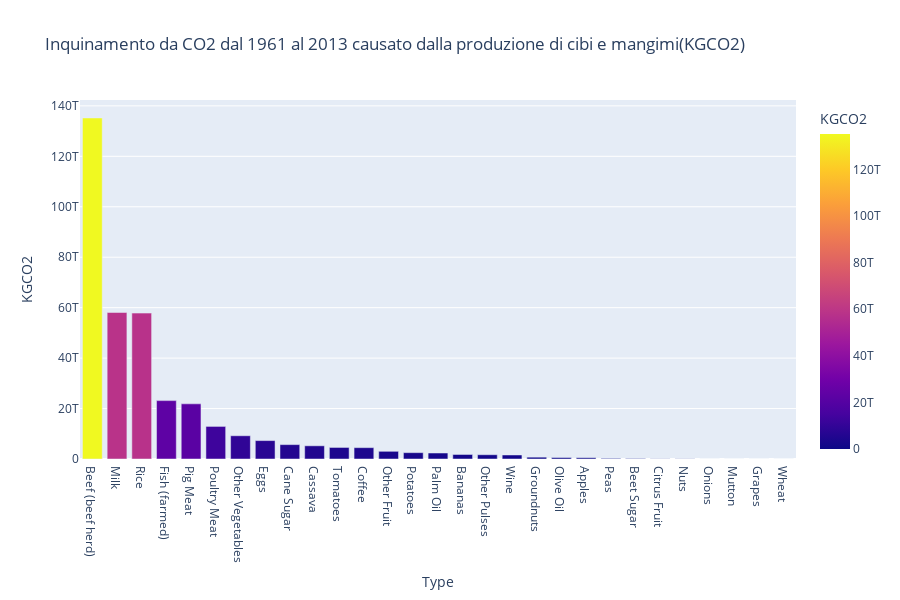

Write notebook code for a chart like this one.
### Markdown cell above
# Calcolo l'inquinamento da CO2 di tutti i cibi e mangimi

### Code cell
# Estrazione dei tipi di alimento
Food_types = Food_feed_df["Type"].drop_duplicates().to_list()
Food_types_CO2KG = [Food_Production_df[Food_Production_df["Food product"] == food_type]["Total_emissions"].to_list() for food_type in Food_types]

Feed_types = Feed_items["Type"].drop_duplicates().to_list()
Feed_types_CO2KG = [Food_Production_df[Food_Production_df["Food product"] == feed_type]["Total_emissions"].to_list() for feed_type in Feed_types]

# Creazione del dizionario
Food_types_CO2KG_dict = dict()
Feed_types_CO2KG_dict = dict()

# Creazione del dizionario
for i in range(len(Food_types)):
     Food_types_CO2KG_dict[Food_types[i]] = 0

     if len(Food_types_CO2KG[i]) != 0:
          Food_types_CO2KG_dict[Food_types[i]] = Food_types_CO2KG[i][0]

for index, record in Food_feed_df.iterrows():
     Food_type = record["Type"]
     if Food_type in Food_types_CO2KG_dict.keys():
          Food_feed_df.at[index, "KGCO2"] =  Food_feed_df.at[index, "Tonnes"] * Food_types_CO2KG_dict[Food_type] * 1000
          Food_feed_df.at[index, "TonnesCO2"] = Food_feed_df.at[index, "Tonnes"] * Food_types_CO2KG_dict[Food_type]

for i in range(len(Feed_types)):
     Feed_types_CO2KG_dict[Feed_types[i]] = 0

     if len(Feed_types_CO2KG[i]) != 0:
          Feed_types_CO2KG_dict[Feed_types[i]] = Feed_types_CO2KG[i][0]

for index, record in Feed_items.iterrows():
     Feed_type = record["Type"]
     if Feed_type in Feed_types_CO2KG_dict.keys():
          Feed_items.at[index, "KGCO2"] =  Feed_items.at[index, "Tonnes"] * Feed_types_CO2KG_dict[Feed_type] * 1000
          Feed_items.at[index, "TonnesCO2"] = Feed_items.at[index, "Tonnes"] * Feed_types_CO2KG_dict[Feed_type]

Food_feed_df = pd.concat([Food_feed_df, Feed_items], ignore_index=True)

temp_df = Food_feed_df.groupby("Type").sum(numeric_only=True).sort_values(by="KGCO2", ascending=False)

fig = px.bar(
     temp_df,
     x=temp_df.index,
     y="KGCO2",
     color="KGCO2",
     title='Inquinamento da CO2 dal 1961 al 2013 causato dalla produzione di cibi e mangimi(KGCO2)',
     height=600
)

fig.show()

### Figure 1 — Plotly figure (JSON) as saved in the notebook; plotly's stock layout.template omitted (floating-point values rounded to 4 significant figures)
{"data": [{"alignmentgroup": "True", "hovertemplate": "Type=%{x}<br>KGCO2=%{marker.color}<extra></extra>", "legendgroup": "", "marker": {"color": [135210526800000, 58080000000000.0, 57842340000000, 23145554400000, 21867120000000, 12920000000000.0, 9213758500000, 7300224000000, 5703497800000, 5234049000000, 4577595400000, 4501000000000.0, 3047489900000, 2512394100000, 2371078400000, 1791000000000.0, 1692931200000, 1595974800000, 720712800000, 577728000000, 507667200000, 236100000000.0, 168600600000, 67998000000, 65810800000, 0, 0, 0, 0], "coloraxis": "coloraxis", "pattern": {"shape": ""}}, "name": "", "offsetgroup": "", "orientation": "v", "showlegend": false, "textposition": "auto", "type": "bar", "x": ["Beef (beef herd)", "Milk", "Rice", "Fish (farmed)", "Pig Meat", "Poultry Meat", "Other Vegetables", "Eggs", "Cane Sugar", "Cassava", "Tomatoes", "Coffee", "Other Fruit", "Potatoes", "Palm Oil", "Bananas", "Other Pulses", "Wine", "Groundnuts", "Olive Oil", "Apples", "Peas", "Beet Sugar", "Citrus Fruit", "Nuts", "Onions", "Mutton", "Grapes", "Wheat"], "xaxis": "x", "y": [135210526800000, 58080000000000.0, 57842340000000, 23145554400000, 21867120000000, 12920000000000.0, 9213758500000, 7300224000000, 5703497800000, 5234049000000, 4577595400000, 4501000000000.0, 3047489900000, 2512394100000, 2371078400000, 1791000000000.0, 1692931200000, 1595974800000, 720712800000, 577728000000, 507667200000, 236100000000.0, 168600600000, 67998000000, 65810800000, 0, 0, 0, 0], "yaxis": "y"}], "layout": {"barmode": "relative", "coloraxis": {"colorbar": {"title": {"text": "KGCO2"}}, "colorscale": [[0, "#0d0887"], [0.1111, "#46039f"], [0.2222, "#7201a8"], [0.3333, "#9c179e"], [0.4444, "#bd3786"], [0.5556, "#d8576b"], [0.6667, "#ed7953"], [0.7778, "#fb9f3a"], [0.8889, "#fdca26"], [1, "#f0f921"]]}, "height": 600, "legend": {"tracegroupgap": 0}, "title": {"text": "Inquinamento da CO2 dal 1961 al 2013 causato dalla produzione di cibi e mangimi(KGCO2)"}, "xaxis": {"anchor": "y", "domain": [0, 1], "title": {"text": "Type"}}, "yaxis": {"anchor": "x", "domain": [0, 1], "title": {"text": "KGCO2"}}}}
